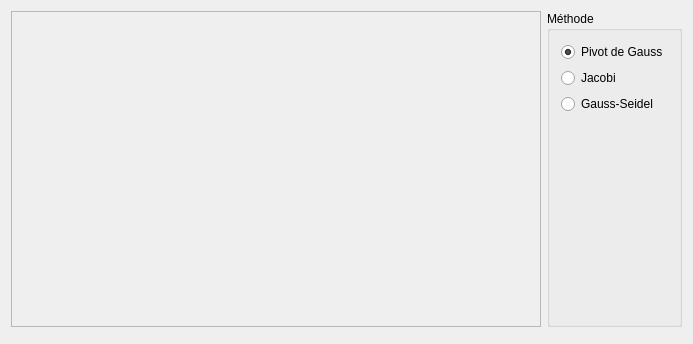
<?xml version="1.0" encoding="UTF-8"?>
<ui version="4.0">
 <class>Lorette</class>
 <widget class="QMainWindow" name="Lorette">
  <property name="geometry">
   <rect>
    <x>0</x>
    <y>0</y>
    <width>693</width>
    <height>344</height>
   </rect>
  </property>
  <property name="windowTitle">
   <string>Lorette</string>
  </property>
  <property name="documentMode">
   <bool>true</bool>
  </property>
  <widget class="QWidget" name="centralWidget">
   <layout class="QGridLayout" name="gridLayout">
    <item row="0" column="0">
     <widget class="QScrollArea" name="scrollArea">
      <property name="widgetResizable">
       <bool>true</bool>
      </property>
      <widget class="QWidget" name="scrollAreaWidgetContents">
       <property name="geometry">
        <rect>
         <x>0</x>
         <y>0</y>
         <width>553</width>
         <height>318</height>
        </rect>
       </property>
      </widget>
     </widget>
    </item>
    <item row="0" column="1">
     <widget class="QGroupBox" name="groupBox">
      <property name="title">
       <string>Méthode</string>
      </property>
      <layout class="QVBoxLayout" name="verticalLayout">
       <item>
        <widget class="QRadioButton" name="radioButton">
         <property name="text">
          <string>Pivot de Gauss</string>
         </property>
         <property name="checked">
          <bool>true</bool>
         </property>
        </widget>
       </item>
       <item>
        <widget class="QRadioButton" name="radioButton_2">
         <property name="text">
          <string>Jacobi</string>
         </property>
        </widget>
       </item>
       <item>
        <widget class="QRadioButton" name="radioButton_3">
         <property name="text">
          <string>Gauss-Seidel</string>
         </property>
        </widget>
       </item>
       <item>
        <spacer name="verticalSpacer">
         <property name="orientation">
          <enum>Qt::Vertical</enum>
         </property>
         <property name="sizeHint" stdset="0">
          <size>
           <width>20</width>
           <height>40</height>
          </size>
         </property>
        </spacer>
       </item>
      </layout>
     </widget>
    </item>
    <item row="1" column="0" colspan="2">
     <widget class="QDialogButtonBox" name="buttonBox">
      <property name="orientation">
       <enum>Qt::Horizontal</enum>
      </property>
      <property name="standardButtons">
       <set>QDialogButtonBox::NoButton</set>
      </property>
     </widget>
    </item>
   </layout>
  </widget>
 </widget>
 <layoutdefault spacing="6" margin="11"/>
 <resources/>
 <connections/>
</ui>
